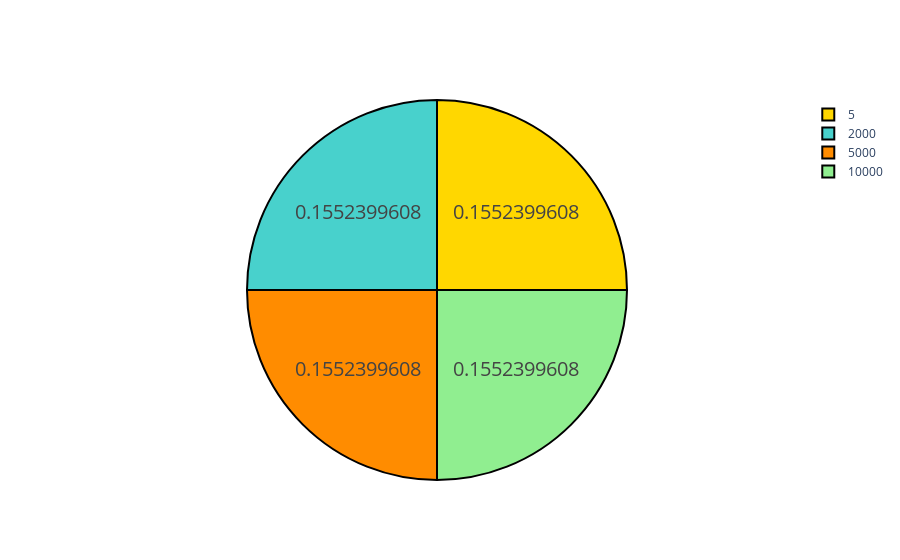

Source (notebook cell):
### Code cell
colors = ['gold', 'mediumturquoise', 'darkorange', 'lightgreen']

fig = go.Figure(data=[go.Pie(labels=labels, values=values_N)])
fig.update_traces(hoverinfo='label+percent', textinfo='value', textfont_size=20,
                  marker=dict(colors=colors, line=dict(color='#000000', width=2)))
fig.show()

### Figure 1 — Plotly figure (JSON) as saved in the notebook; plotly's stock layout.template omitted (floating-point values rounded to 4 significant figures)
{"data": [{"hoverinfo": "label+percent", "labels": ["5", "2000", "5000", "10000"], "marker": {"colors": ["gold", "mediumturquoise", "darkorange", "lightgreen"], "line": {"color": "#000000", "width": 2}}, "textfont": {"size": 20}, "textinfo": "value", "type": "pie", "values": [0.1552, 0.1552, 0.1552, 0.1552]}], "layout": {}}
